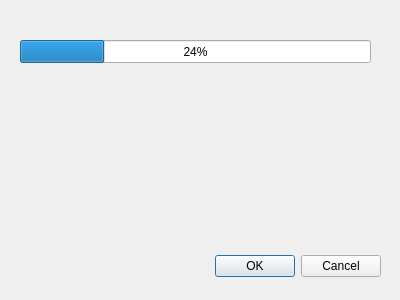
<?xml version="1.0" encoding="UTF-8"?>
<ui version="4.0">
 <class>ResizeUser</class>
 <widget class="QDialog" name="ResizeUser">
  <property name="geometry">
   <rect>
    <x>0</x>
    <y>0</y>
    <width>400</width>
    <height>300</height>
   </rect>
  </property>
  <property name="windowTitle">
   <string>Dialog</string>
  </property>
  <widget class="QDialogButtonBox" name="buttonBox">
   <property name="geometry">
    <rect>
     <x>40</x>
     <y>250</y>
     <width>341</width>
     <height>32</height>
    </rect>
   </property>
   <property name="orientation">
    <enum>Qt::Horizontal</enum>
   </property>
   <property name="standardButtons">
    <set>QDialogButtonBox::Cancel|QDialogButtonBox::Ok</set>
   </property>
  </widget>
  <widget class="QProgressBar" name="progressBar">
   <property name="geometry">
    <rect>
     <x>20</x>
     <y>40</y>
     <width>351</width>
     <height>23</height>
    </rect>
   </property>
   <property name="value">
    <number>24</number>
   </property>
  </widget>
 </widget>
 <resources/>
 <connections>
  <connection>
   <sender>buttonBox</sender>
   <signal>accepted()</signal>
   <receiver>ResizeUser</receiver>
   <slot>accept()</slot>
   <hints>
    <hint type="sourcelabel">
     <x>248</x>
     <y>254</y>
    </hint>
    <hint type="destinationlabel">
     <x>157</x>
     <y>274</y>
    </hint>
   </hints>
  </connection>
  <connection>
   <sender>buttonBox</sender>
   <signal>rejected()</signal>
   <receiver>ResizeUser</receiver>
   <slot>reject()</slot>
   <hints>
    <hint type="sourcelabel">
     <x>316</x>
     <y>260</y>
    </hint>
    <hint type="destinationlabel">
     <x>286</x>
     <y>274</y>
    </hint>
   </hints>
  </connection>
 </connections>
</ui>
